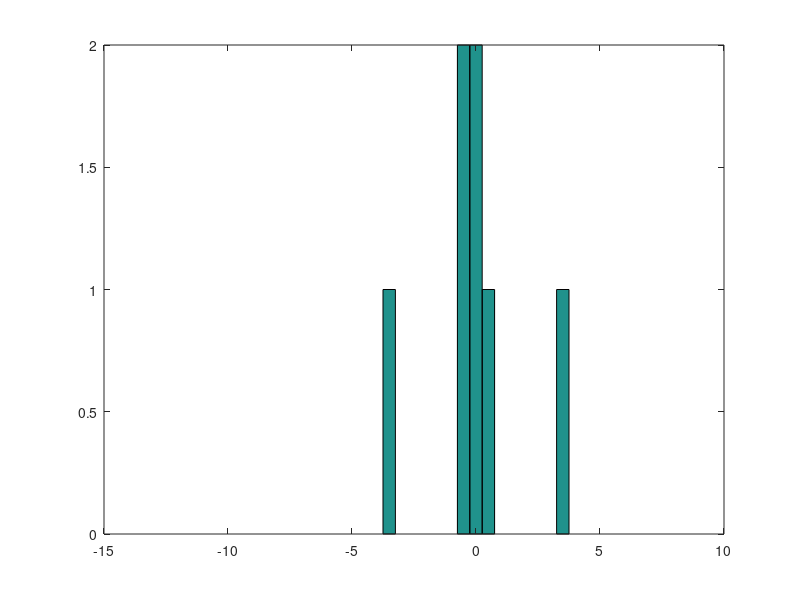

This figure's MATLAB source: (Note: this script raises an error after producing the figure.)
% Practice creating truncated distribution
clear all
close all
clc
% mu = 3;
% sigma = 0.9;
% xTrunc = 4;
% x = linspace(-10,10,200);
% pdf_truncnorm = @(x,mu,sigma) normpdf(x,mu,sigma) ./ normcdf(xTrunc,mu,sigma);
% 
% plot(x,pdf_truncnorm(x,mu,sigma),'.-')

n = 10;
mu = 1;
sigma = 3;
x = normrnd(mu,sigma,n,1);
xTrunc = 4;
x = x(x < xTrunc);
length(x)
hist(x,(-10:.5:4));

pdf_truncnorm = @(x,mu,sigma) normpdf(x,mu,sigma) ./ normcdf(xTrunc,mu,sigma);
start = [mean(x),std(x)]

[paramEsts,paramCIs] = mle(x, 'pdf',pdf_truncnorm, 'start',start, 'lower',[-Inf 0])
